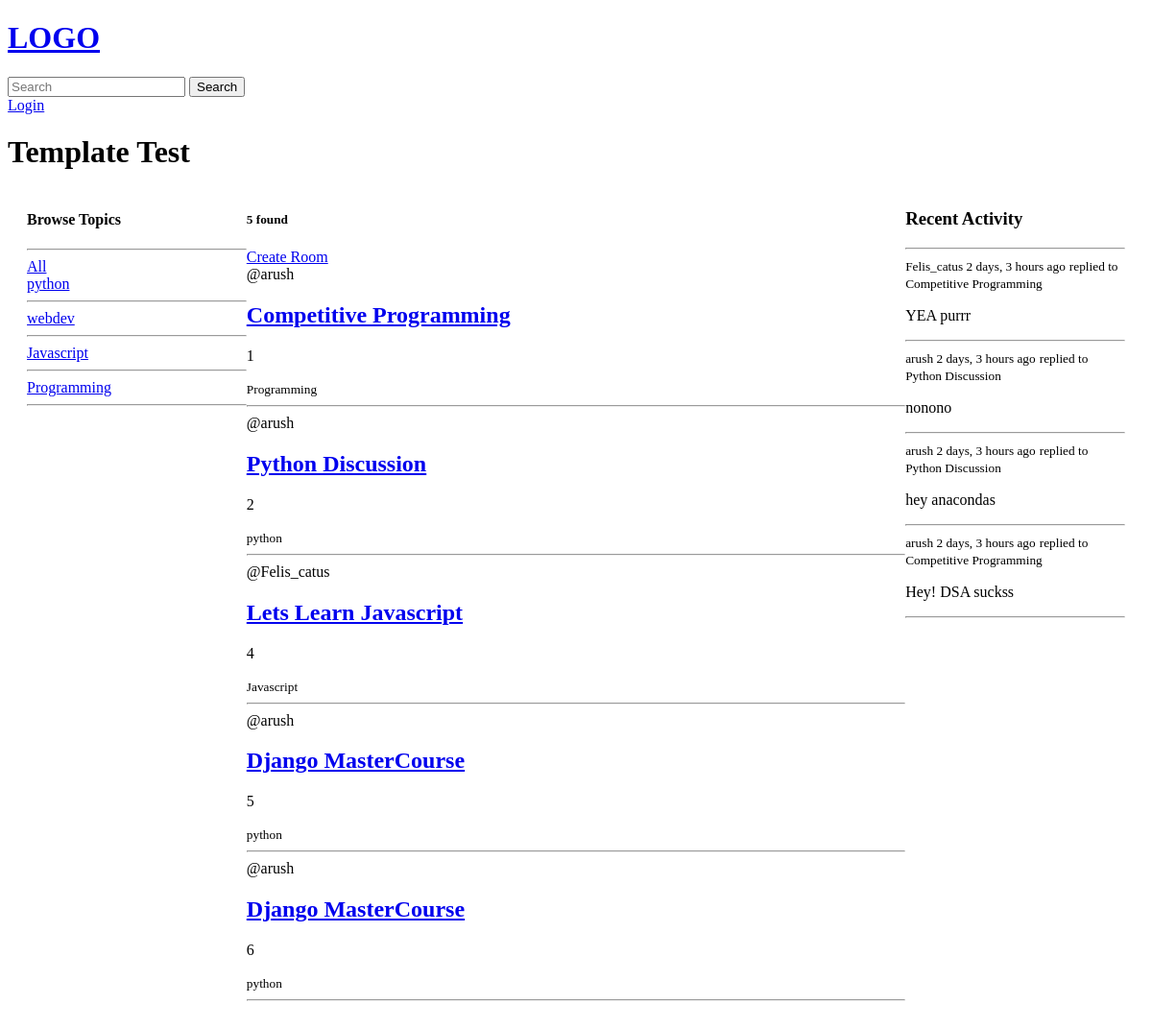
The app's page /, older data.
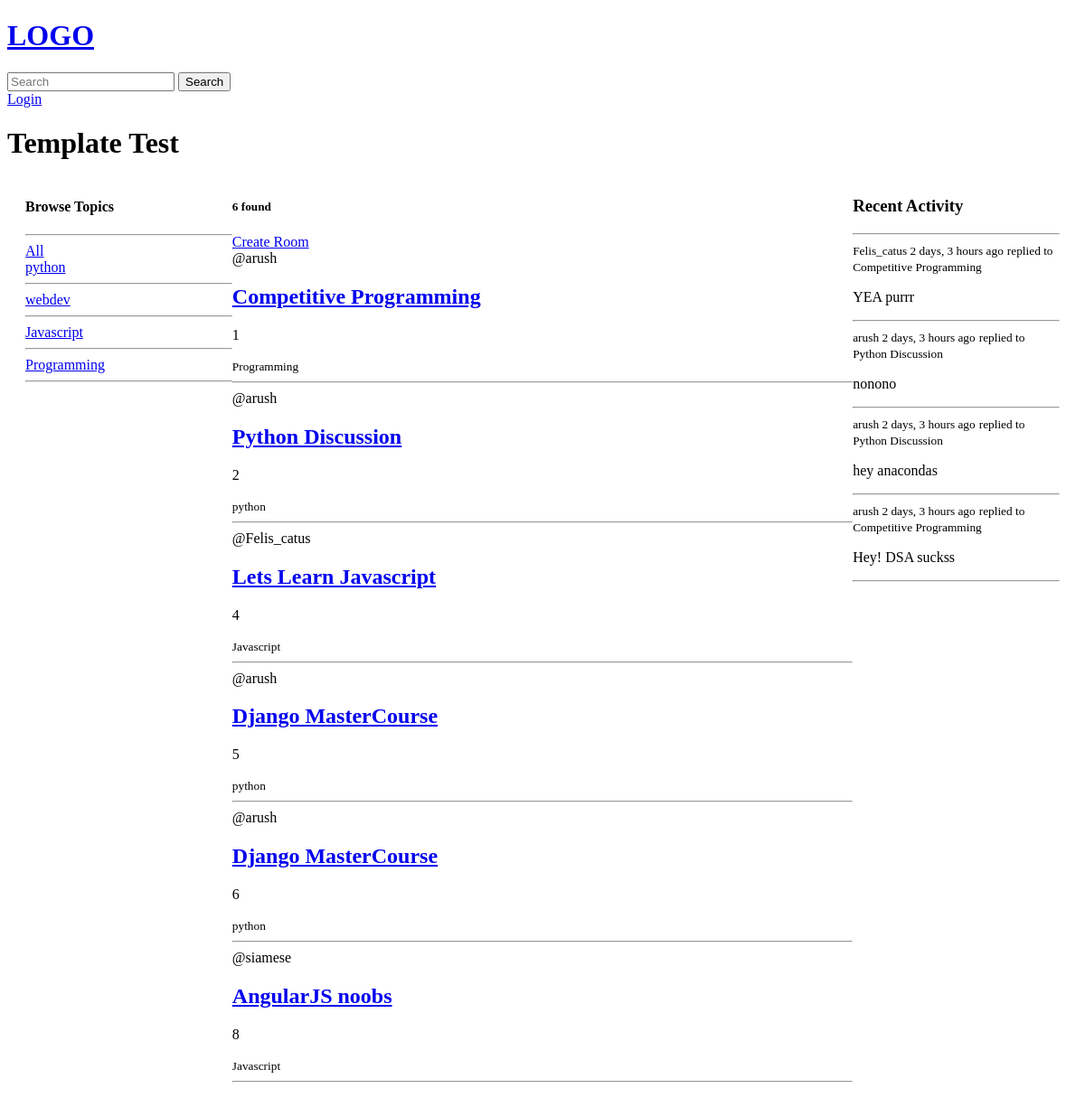
The same page, newer data.
### base/models.py (models this page shows, shortened)
class Topic(models.Model):
    name = models.CharField(max_length=200)

class Room(models.Model):
    host = models.ForeignKey(User, on_delete=models.SET_NULL, null=True)
    topic = models.ForeignKey(Topic, on_delete=models.SET_NULL, null=True)
    name = models.CharField(max_length=200)
    description = models.TextField(null=True, blank=True)
    participants = models.ManyToManyField(User, related_name='participants', blank=True)
    updated = models.DateTimeField(auto_now =True)
    created = models.DateTimeField(auto_now_add=True)
    def __str__(self):
        return self.name

class Message(models.Model):
    user = models.ForeignKey(User, on_delete=models.CASCADE)
    room = models.ForeignKey(Room, on_delete=models.CASCADE)
    body = models.TextField()
    updated = models.DateTimeField(auto_now =True)
    created = models.DateTimeField(auto_now_add=True)

### base/views.py (the view)
# urls.py: path('', views.home, name = 'home'),
def home(request):
    q= request.GET.get('q') if request.GET.get('q') != None else ''
    rooms = Room.objects.filter(Q(topic__name__icontains=q)|
                                Q(name__icontains=q) |
                                Q(description__icontains=q)
                                )
    topics = Topic.objects.all()
    room_count = rooms.count()
    room_messages_raw = Message.objects.filter(Q(room__topic__name__icontains=q))
    room_messages = room_messages_raw.order_by('-created')
    context = {'rooms': rooms, 'topics': topics, 'room_count': room_count, 'room_messages': room_messages}
    return render(request, 'base/home.html',context )

### base/templates/base/home.html (shortened to what this page needs)
{% extends "main.html" %} {% block content %}
<h1>Template Test</h1>
<div class="home-container">
  <div>
    <h4>Browse Topics</h4>
    <hr />
    <div>
      <a href="{% url 'home' %}">All</a>
    </div>
    <div>
      {% for topic in topics %}
      <a href="{% url 'home' %}?q={{ topic.name }}">
        {{ topic.name }}
        <hr
      /></a>
      {% endfor %}
    </div>
  </div>
  <div>
    <h5>{{room_count}} found</h5>
    <a href="{% url 'create_room' %}">Create Room</a>
    <div>
      {% for room in rooms %}
      <div>
        <span> @{{ room.host.username }} </span>
        <a href="{% url 'room' room.id %}">
          <h2>{{ room.name }}</h2>
        </a>
        <p>{{ room.id }}</p>
        <small>{{ room.topic.name }}</small>
        <hr />
      </div>
      {% endfor %}
    </div>
  </div>
  <div>
    <h3>Recent Activity</h3>
    <hr />
    {% for message in room_messages%}
    <div>
      <small>{{ message.user}} {{message.created|timesince}} ago</small>
      <small>replied to {{ message.room}}</small>
      <p>{{ message.body }}</p>
      <hr />
    </div>
    {% endfor %}
  </div>
</div>
{% endblock content %}

Row changes from the older to the newer data that the page shows:
added Room: host.username "siamese", name "AngularJS noobs", id "8", topic.name "Javascript"
Text that changed along with them:
{{ room_count }}: "5" → "6"
